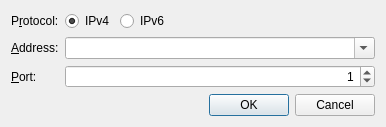
<?xml version="1.0" encoding="UTF-8"?>
<ui version="4.0">
 <class>UdpReceiverConfigDialog</class>
 <widget class="QDialog" name="UdpReceiverConfigDialog">
  <property name="geometry">
   <rect>
    <x>0</x>
    <y>0</y>
    <width>386</width>
    <height>121</height>
   </rect>
  </property>
  <property name="windowTitle">
   <string>Configure endpoint</string>
  </property>
  <layout class="QVBoxLayout" name="verticalLayout">
   <item>
    <layout class="QFormLayout" name="formLayout">
     <item row="0" column="0" colspan="2">
      <layout class="QHBoxLayout" name="horizontalLayout">
       <item>
        <widget class="QLabel" name="label_ProtocolDesc">
         <property name="text">
          <string>P&amp;rotocol:</string>
         </property>
         <property name="buddy">
          <cstring>radioButton_Ipv4</cstring>
         </property>
        </widget>
       </item>
       <item>
        <widget class="QRadioButton" name="radioButton_Ipv4">
         <property name="text">
          <string>IPv4</string>
         </property>
         <property name="checked">
          <bool>true</bool>
         </property>
        </widget>
       </item>
       <item>
        <widget class="QRadioButton" name="radioButton_Ipv6">
         <property name="text">
          <string>IPv6</string>
         </property>
        </widget>
       </item>
       <item>
        <spacer name="horizontalSpacer">
         <property name="orientation">
          <enum>Qt::Horizontal</enum>
         </property>
         <property name="sizeHint" stdset="0">
          <size>
           <width>40</width>
           <height>20</height>
          </size>
         </property>
        </spacer>
       </item>
      </layout>
     </item>
     <item row="1" column="0">
      <widget class="QLabel" name="label_AddressDesc">
       <property name="text">
        <string>&amp;Address:</string>
       </property>
       <property name="buddy">
        <cstring>comboBox_Address</cstring>
       </property>
      </widget>
     </item>
     <item row="1" column="1">
      <widget class="QComboBox" name="comboBox_Address">
       <property name="minimumSize">
        <size>
         <width>291</width>
         <height>0</height>
        </size>
       </property>
       <property name="editable">
        <bool>true</bool>
       </property>
       <property name="maxVisibleItems">
        <number>20</number>
       </property>
      </widget>
     </item>
     <item row="2" column="0">
      <widget class="QLabel" name="label_PortDesc">
       <property name="text">
        <string>&amp;Port:</string>
       </property>
       <property name="buddy">
        <cstring>spinBox_Port</cstring>
       </property>
      </widget>
     </item>
     <item row="2" column="1">
      <widget class="QSpinBox" name="spinBox_Port">
       <property name="minimumSize">
        <size>
         <width>80</width>
         <height>0</height>
        </size>
       </property>
       <property name="alignment">
        <set>Qt::AlignRight|Qt::AlignTrailing|Qt::AlignVCenter</set>
       </property>
       <property name="minimum">
        <number>0</number>
       </property>
       <property name="maximum">
        <number>65535</number>
       </property>
       <property name="value">
        <number>1</number>
       </property>
      </widget>
     </item>
    </layout>
   </item>
   <item>
    <widget class="QDialogButtonBox" name="buttonBox_OkCancel">
     <property name="standardButtons">
      <set>QDialogButtonBox::Cancel|QDialogButtonBox::Ok</set>
     </property>
    </widget>
   </item>
  </layout>
 </widget>
 <tabstops>
  <tabstop>radioButton_Ipv4</tabstop>
  <tabstop>radioButton_Ipv6</tabstop>
  <tabstop>comboBox_Address</tabstop>
  <tabstop>spinBox_Port</tabstop>
  <tabstop>buttonBox_OkCancel</tabstop>
 </tabstops>
 <resources/>
 <connections/>
</ui>
